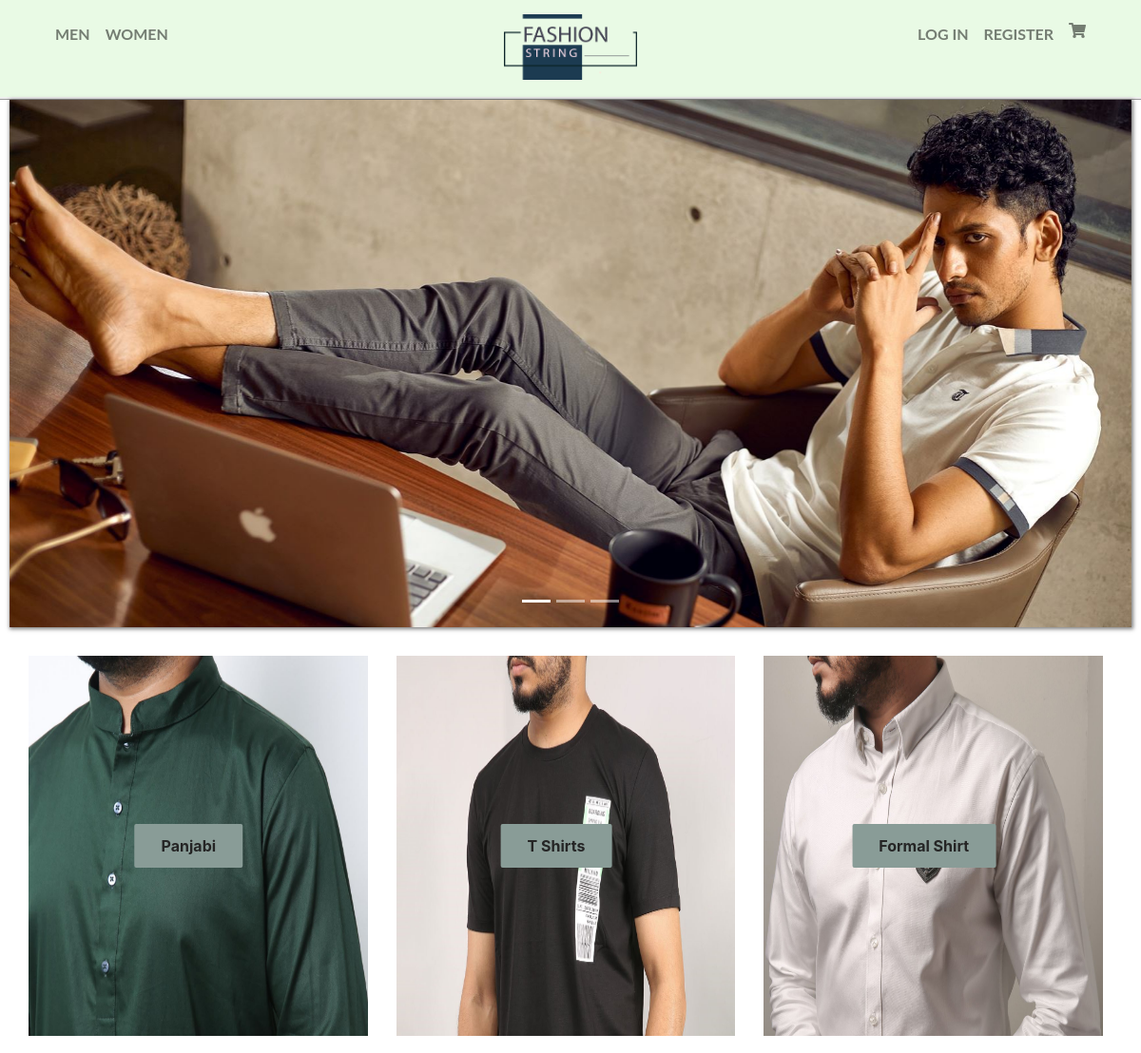
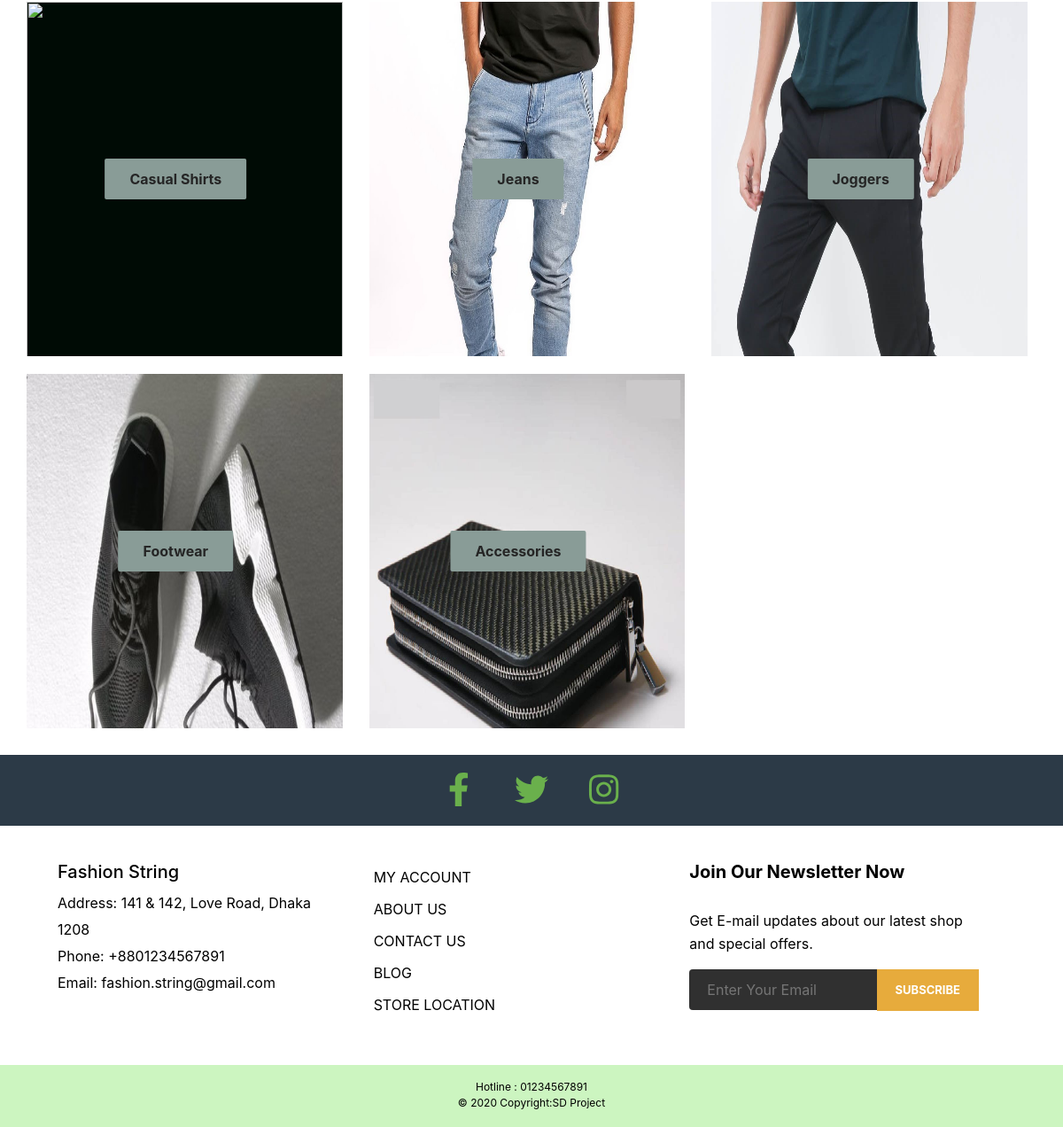
Screenshot of /category.php?cat_id=1 with the database file from the repository (2 pictures, top to bottom).
### tables this page shows
CREATE TABLE `banner` (
  `banner_id` int(255) NOT NULL,
  `cat_id` int(255) NOT NULL,
  `parent_cat` int(255) NOT NULL,
  `cat_name` varchar(255) NOT NULL,
  `image1` varchar(255) NOT NULL,
  `image2` varchar(255) NOT NULL,
  `image3` varchar(255) NOT NULL
);

CREATE TABLE `category` (
  `cat_id` int(255) NOT NULL,
  `cat_name` varchar(255) NOT NULL,
  `parent_cat` int(255) NOT NULL,
  `cat_image` varchar(255) NOT NULL,
  `status` int(255) NOT NULL
);

### category.php (the view, shortened to what this page needs)
<?php
include "db_connection.php";
 ?>
<html>
<head>
<link rel="stylesheet" href="css/style.css">
<link rel="stylesheet" href="https://stackpath.bootstrapcdn.com/bootstrap/4.3.1/css/bootstrap.min.css">
</head>
<body>
  <?php
  include "header.php"; ?>
<div class="slider">
	<?php
       $cat_id = $_GET['cat_id'];
       if($cat_id == 1){
       	$banner_query =  "SELECT `banner_id`, `cat_id`, `parent_cat`, `cat_name`, `image1`, `image2`, `image3`  FROM `banner` WHERE cat_id =1 ORDER BY cat_id ASC";
       $banner_queryfire = mysqli_query($conn , $banner_query);
       $banner_num = mysqli_num_rows($banner_queryfire);
       if ($banner_num > 0) {
         while ($banner = mysqli_fetch_array($banner_queryfire)) {
            ?>
       	<div id="slider" class="carousel slide carousel-fade" data-ride="carousel">
        <div class="carousel-inner">
            <div class="carousel-item active">
              <img src="<?php echo $banner['image1']; ?>" height="" class="d-block w-100">
            </div>
        </div>
        <ol class="carousel-indicators">
            <li data-target="#slider" data-slide-to="0" class="active"></li>
            <li data-target="#slider" data-slide-to="1"></li>
            <li data-target="#slider" data-slide-to="2"></li>
        </ol>
    </div>
    <?php
       }
      }
    }
    ?>
</div>
    <div class="row">
      <?php
       $cat_id = $_GET['cat_id'];
       if($cat_id == 1){
       	$sub_cat_query =  "SELECT `cat_id`, `cat_name`, `parent_cat`, `cat_image` FROM `category`  WHERE parent_cat != 0 and parent_cat = 1 ORDER BY cat_id ASC";
       $sub_cat_queryfire = mysqli_query($conn , $sub_cat_query);
      $sub_cat_num = mysqli_num_rows($sub_cat_queryfire);
      if ($sub_cat_num > 0) {
         while ($category = mysqli_fetch_array($sub_cat_queryfire)) {
            ?>
        <div class="col-lg-4 col-md-6 col-sm-12">
        	<a href="product.php?cat_id=<?php echo $category['cat_id'];?>">
            <section class="category">
                <p id="text"><?php echo $category['cat_name']; ?></p>
            </section>
          </a>
        </div>
        <?php
        }
    }
       }
    ?>
</div>
<?php
include "footer.php"; ?>
</body>
</html>

### css/style.css (style rules this page uses)
* { box-sizing: border-box; padding: 0; margin: 0; }
.row { width: 100%; }
.slider { width: 100%; padding: 0 10px; }
.carousel { box-shadow: 1px 1px 4px 1px rgba(0,0,0,0.5); }
.carousel-indicators { z-index: 1 !important; }
section { border: none; margin: 10px; }
#text { color: #252525; font-weight: 700; padding: 11px 28px; background: #899C97; border-radius: 2px; position: absolute; left: 50%; top: 50%; transform: translate(-50%, -50%); }
.category { width: 100%; height: 400px; max-width: 100%; background-color: #000B05; background-repeat: no-repeat; background-size: cover; overflow: hidden; }
.row { width: 100%; padding: 20px 20px 20px 20px; }
.container::after, .row::after { content: ""; clear: both; display: table; }
@media (min-width: 992px) { .col-lg-1, .col-lg-2, .col-lg-3, .col-lg-4, .col-lg-5, .col-lg-6, .col-lg-7, .col-lg-8, .col-lg-9, .col-lg-10, .col-lg-11, .col-lg-12 { float: left; } }
@media (min-width: 992px) { .col-lg-4 { width: 33.33%; } }

### rows the page displays
banner: image1 (picture)
category: cat_name "Panjabi"
category: cat_name "T Shirts"
category: cat_name "Formal Shirt"
category: cat_name "Casual Shirts"
category: cat_name "Jeans"
category: cat_name "Joggers"
category: cat_name "Footwear"
category: cat_name "Accessories"

### other values shown
$user "LOG IN"
$registration "REGISTER"
